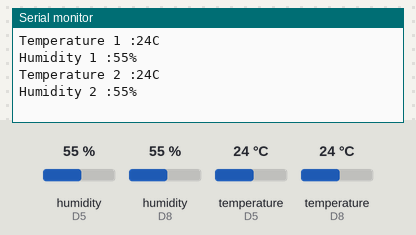
The sketch below on a simulated ESP8266 (NodeMCU). On the bench: the last lines printed to the serial monitor. The test bench sets the inputs (shaded band); at power-on: humidity (sensors on D5, D8) 55 %, temperature (sensors on D5, D8) 24 °C.

Above: at 6.8 s.
6.9 s: humidity (sensor on D5) set to 22 %
At 8.9 s:
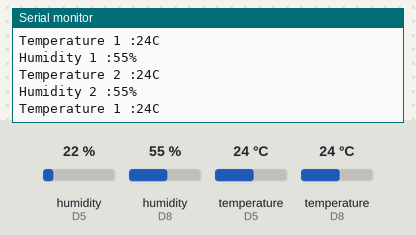
13.7 s: humidity (sensor on D8) set to 22 %
At 17.8 s:
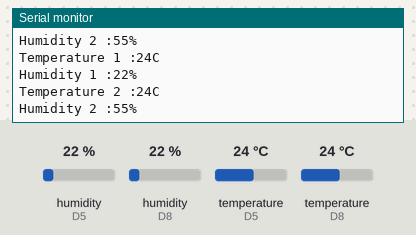
20.5 s: temperature (sensor on D5) set to 12 °C
At 24.1 s:
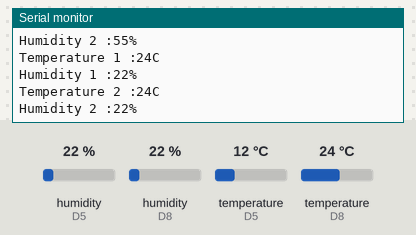
27.3 s: temperature (sensor on D8) set to 12 °C
At 27.3 s:
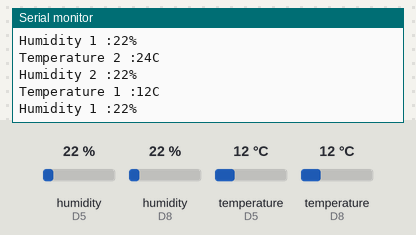
34.1 s: humidity (sensor on D5) set to 40 %
At 36.7 s:
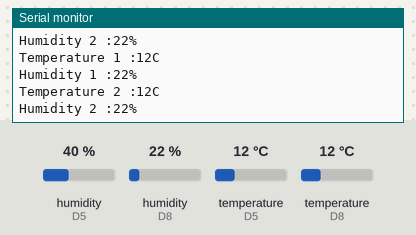
40.9 s: humidity (sensor on D8) set to 40 %
At 41.8 s:
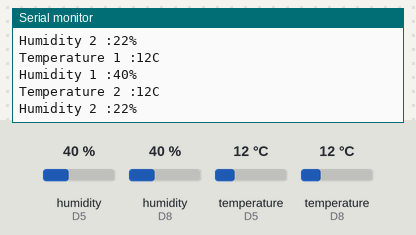
Timing chart, 0 to 43.9 s (numbered marks = the images above; inputs shaded):
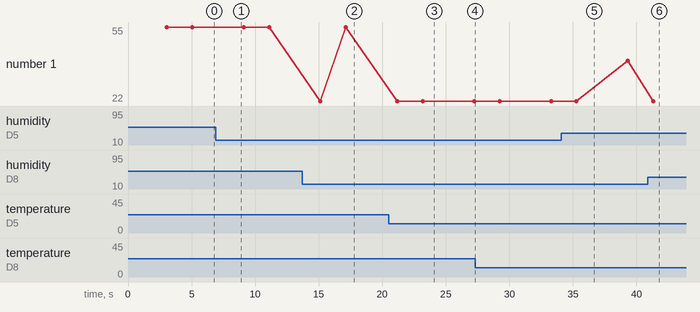

The sketch:

2_temperature_sensors.ino
```cpp
#include <DHT.h>
#include <ESP8266WiFi.h>
#include <WiFiClient.h>
#include <ThingSpeak.h>
#define DHTPIN1 D5
#define DHTPIN2 D8
#define DHTTYPE DHT11


DHT dht1(DHTPIN1, DHTTYPE);
DHT dht2(DHTPIN2, DHTTYPE);

const char* ssid = "LaMaison";
const char* password = "12345678";
WiFiClient client;
unsigned long myChannelNumber = 628861;
const char * myWriteAPIKey = "LB59XK4AUN1O15OJ";
uint8_t temp1, hum1;
uint8_t temp2, hum2;

void setup()
{
  Serial.begin(115200);
  dht1.begin();
  dht2.begin();
}
void loop()
{
  static boolean data_state = false;
  temp1 = dht1.readTemperature();
  hum1 = dht1.readHumidity();
  delay(1000);
  temp2 = dht2.readTemperature();
  hum2 = dht2.readHumidity();
  delay(1000);

  Serial.print("Temperature 1 :");
  Serial.print(temp1);
  Serial.println("C");

  delay(1000);
  Serial.print("Humidity 1 :");
  Serial.print(hum1);
  Serial.println("%");

  delay(1000); // ThingSpeak will only accept updates every 15 seconds.

  Serial.print("Temperature 2 :");
  Serial.print(temp2);
  Serial.println("C");

  delay(1000);
  Serial.print("Humidity 2 :");
  Serial.print(hum2);
  Serial.println("%");
  delay(1000); // ThingSpeak will only accept updates every 15 seconds.
}
```

Measured:
- plotted number 1: 22 → 40 after the input at 34.1 s
